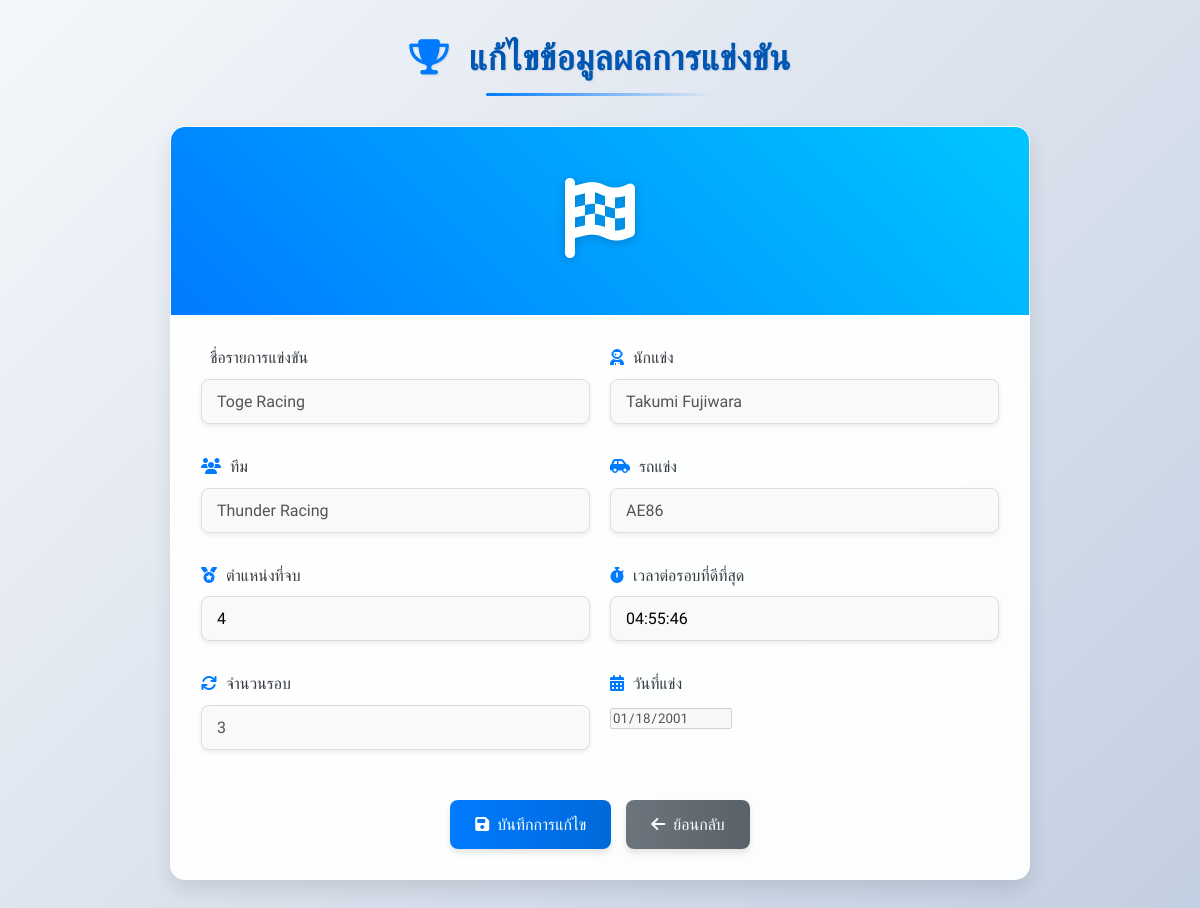
The page /Gt4SpeedTeam/edit_result.php?id=5 on the database its author committed.
### tables this page shows
CREATE TABLE `results` (
  `result_id` int(11) NOT NULL,
  `race_id` int(11) NOT NULL,
  `driver_id` int(11) NOT NULL,
  `car_id` int(11) NOT NULL,
  `position` tinyint(3) UNSIGNED NOT NULL,
  `best_time` time DEFAULT NULL
);

CREATE TABLE `races` (
  `race_id` int(11) NOT NULL,
  `race_name` varchar(50) NOT NULL,
  `circuit` varchar(50) NOT NULL,
  `race_date` date NOT NULL,
  `lap_count` int(50) NOT NULL
);

CREATE TABLE `drivers` (
  `driver_id` int(5) NOT NULL,
  `name` varchar(50) NOT NULL,
  `nationality` varchar(50) NOT NULL,
  `join_year` date NOT NULL,
  `experience_years` tinyint(3) UNSIGNED DEFAULT NULL,
  `team_id` int(11) NOT NULL
);

CREATE TABLE `teams` (
  `team_id` int(5) NOT NULL,
  `team_name` text NOT NULL,
  `country` varchar(50) NOT NULL,
  `founded_year` year(4) NOT NULL,
  `team_principal` varchar(50) NOT NULL
);

CREATE TABLE `cars` (
  `car_id` int(5) NOT NULL,
  `model` varchar(50) NOT NULL,
  `manufacturer` varchar(50) NOT NULL,
  `engine` varchar(100) DEFAULT NULL,
  `chassis` int(100) DEFAULT NULL,
  `year` year(4) NOT NULL,
  `team_id` int(11) NOT NULL
);

### Gt4SpeedTeam/edit_result.php (the view, shortened to what this page needs)
<?php
include 'config.php';
if (isset($_GET['id'])) {
    $result_id = $_GET['id'];
    $sql = "SELECT r.result_id, rc.race_name, d.name AS driver_name, t.team_name,
                   c.model AS car_model, r.position, r.best_time, rc.circuit,
                   rc.lap_count, rc.race_date
            FROM results r
            JOIN races rc ON r.race_id = rc.race_id
            JOIN drivers d ON r.driver_id = d.driver_id
            JOIN teams t ON d.team_id = t.team_id
            JOIN cars c ON r.car_id = c.car_id
            WHERE r.result_id = ?";
    if ($stmt = $conn->prepare($sql)) {
        $stmt->bind_param("i", $result_id);
        $stmt->execute();
        $result = $stmt->get_result();
        if ($result->num_rows > 0) {
            $row = $result->fetch_assoc();
        } else {
            echo "ไม่พบข้อมูลผลการแข่งขัน";
            exit;
        }
    }
} else {
    echo "ไม่มีข้อมูลผลการแข่งขันที่ต้องการแก้ไข";
    exit;
}
?>
<!DOCTYPE html>
<html lang="th">
<head>
    <link rel="stylesheet" href="./2.css">
    <link rel="stylesheet" href="https://cdnjs.cloudflare.com/ajax/libs/font-awesome/6.4.0/css/all.min.css">
</head>
<body>
    <div class="page-wrapper">
        <div class="container">
            <header>
                <h2><i class="fas fa-trophy"></i> แก้ไขข้อมูลผลการแข่งขัน</h2>
            </header>
            <div class="card">
                <div class="car-image-container">
                    <div class="car-image">
                        <i class="fas fa-flag-checkered"></i>
                    </div>
                </div>
                <div class="car-form">
                    <form action="update_result.php" method="post">
                        <div class="form-row">
                            <div class="form-group">
                                <label for="race_name"><i class="fas fa-racing-flag"></i> ชื่อรายการแข่งขัน</label>
                                <input type="text" name="race_name" id="race_name" value="<?php echo htmlspecialchars($row['race_name']); ?>" disabled>
                            </div>
                            <div class="form-group">
                                <label for="driver_name"><i class="fas fa-user-astronaut"></i> นักแข่ง</label>
                                <input type="text" name="driver_name" id="driver_name" value="<?php echo htmlspecialchars($row['driver_name']); ?>" disabled>
                            </div>
                        </div>
                        <div class="form-row">
                            <div class="form-group">
                                <label for="team_name"><i class="fas fa-users"></i> ทีม</label>
                                <input type="text" name="team_name" id="team_name" value="<?php echo htmlspecialchars($row['team_name']); ?>" disabled>
                            </div>
                            <div class="form-group">
                                <label for="car_model"><i class="fas fa-car-side"></i> รถแข่ง</label>
                                <input type="text" name="car_model" id="car_model" value="<?php echo htmlspecialchars($row['car_model']); ?>" disabled>
                            </div>
                        </div>
                        <div class="form-row">
                            <div class="form-group">
                                <label for="position"><i class="fas fa-medal"></i> ตำแหน่งที่จบ</label>
                                <input type="number" name="position" id="position" value="<?php echo htmlspecialchars($row['position']); ?>" required>
                            </div>
                            <div class="form-group">
                                <label for="best_time"><i class="fas fa-stopwatch"></i> เวลาต่อรอบที่ดีที่สุด</label>
                                <input type="text" name="best_time" id="best_time" value="<?php echo htmlspecialchars($row['best_time']); ?>" required>
                            </div>
                        </div>
                        <div class="form-row">
                            <div class="form-group">
                                <label for="lap_count"><i class="fas fa-sync"></i> จำนวนรอบ</label>
                                <input type="number" name="lap_count" id="lap_count" value="<?php echo htmlspecialchars($row['lap_count']); ?>" disabled>
                            </div>
                            <div class="form-group">
                                <label for="race_date"><i class="fas fa-calendar-alt"></i> วันที่แข่ง</label>
                                <input type="date" name="race_date" id="race_date" value="<?php echo htmlspecialchars($row['race_date']); ?>" disabled>
                            </div>
                        </div>
                        <div class="form-actions">
                            <button type="submit" class="btn btn-primary"><i class="fas fa-save"></i> บันทึกการแก้ไข</button>
                            <a href="list_results.php" class="btn btn-secondary"><i class="fas fa-arrow-left"></i> ย้อนกลับ</a>
                        </div>
                    </form>
                </div>
            </div>
        </div>
    </div>
</body>
</html>

### Gt4SpeedTeam/2.css (style rules this page uses)
* { box-sizing: border-box; margin: 0; padding: 0; font-family: 'Prompt', Arial, sans-serif; }
:root { --primary: #007bff; --primary-dark: #0056b3; --secondary: #6c757d; --light: #f8f9fa; --dark: #343a40; --success: #28a745; --danger: #dc3545; --warning: #ffc107; --info: #17a2b8; --white: #ffffff; --card-shadow: 0 10px 20px rgba(0, 0, 0, 0.1); --input-shadow: 0 2px 5px rgba(0, 0, 0, 0.08); --transition: all 0.3s ease; }
body { background: linear-gradient(135deg, #f5f7fa 0%, #c3cfe2 100%); color: var(--dark); line-height: 1.6; min-height: 100vh; }
.page-wrapper { min-height: 100vh; display: flex; justify-content: center; align-items: center; padding: 30px 0; }
.container { width: 100%; max-width: 900px; margin: 0 auto; padding: 0 20px; }
header { text-align: center; margin-bottom: 30px; }
h2 { color: var(--primary-dark); font-size: 2.2rem; font-weight: 600; text-shadow: 1px 1px 2px rgba(0, 0, 0, 0.1); letter-spacing: 0.5px; position: relative; display: inline-block; padding-bottom: 10px; }
h2::after { content: ''; position: absolute; width: 60%; height: 3px; background: linear-gradient(90deg, var(--primary) 0%, transparent 100%); bottom: 0; left: 20%; border-radius: 10px; }
h2 i { margin-right: 10px; color: var(--primary); }
.card { background: rgba(255, 255, 255, 0.95); border-radius: 15px; box-shadow: var(--card-shadow); overflow: hidden; backdrop-filter: blur(10px); border: 1px solid rgba(255, 255, 255, 0.2); transition: var(--transition); }
.car-image-container { background: linear-gradient(45deg, var(--primary) 0%, #00c6ff 100%); padding: 30px 0; text-align: center; }
.car-image { font-size: 5rem; color: var(--white); text-shadow: 0 2px 10px rgba(0, 0, 0, 0.2); animation: float 3s ease-in-out infinite; }
.car-form { padding: 30px; }
.form-row { display: flex; gap: 20px; margin-bottom: 10px; }
.form-group { flex: 1; margin-bottom: 20px; position: relative; }
label { display: block; margin-bottom: 8px; font-weight: 500; color: var(--dark); transition: var(--transition); }
label i { color: var(--primary); margin-right: 5px; }
input[type="text"], input[type="number"], select { width: 100%; padding: 12px 15px; border: 1px solid #ddd; border-radius: 8px; font-size: 16px; background-color: #f9f9f9; transition: var(--transition); box-shadow: var(--input-shadow); }
.form-actions { display: flex; gap: 15px; margin-top: 30px; justify-content: center; }
.btn { display: inline-flex; align-items: center; justify-content: center; padding: 12px 25px; border: none; border-radius: 8px; font-size: 16px; font-weight: 500; cursor: pointer; text-decoration: none; transition: var(--transition); box-shadow: 0 4px 6px rgba(0, 0, 0, 0.1); position: relative; overflow: hidden; }
.btn i { margin-right: 8px; }
.btn::after { content: ''; position: absolute; top: 0; left: 0; width: 100%; height: 100%; background: rgba(255, 255, 255, 0.1); opacity: 0; transition: var(--transition); }
.btn-primary { background: linear-gradient(90deg, var(--primary) 0%, #0069d9 100%); color: var(--white); }
.btn-secondary { background: linear-gradient(90deg, var(--secondary) 0%, #5a6268 100%); color: var(--white); }

### rows shown on the page
results: race_name "Toge Racing", driver_name "Takumi Fujiwara", team_name "Thunder Racing", car_model "AE86", position "4", best_time "04:55:46", lap_count "3", race_date "01/18/2001"
